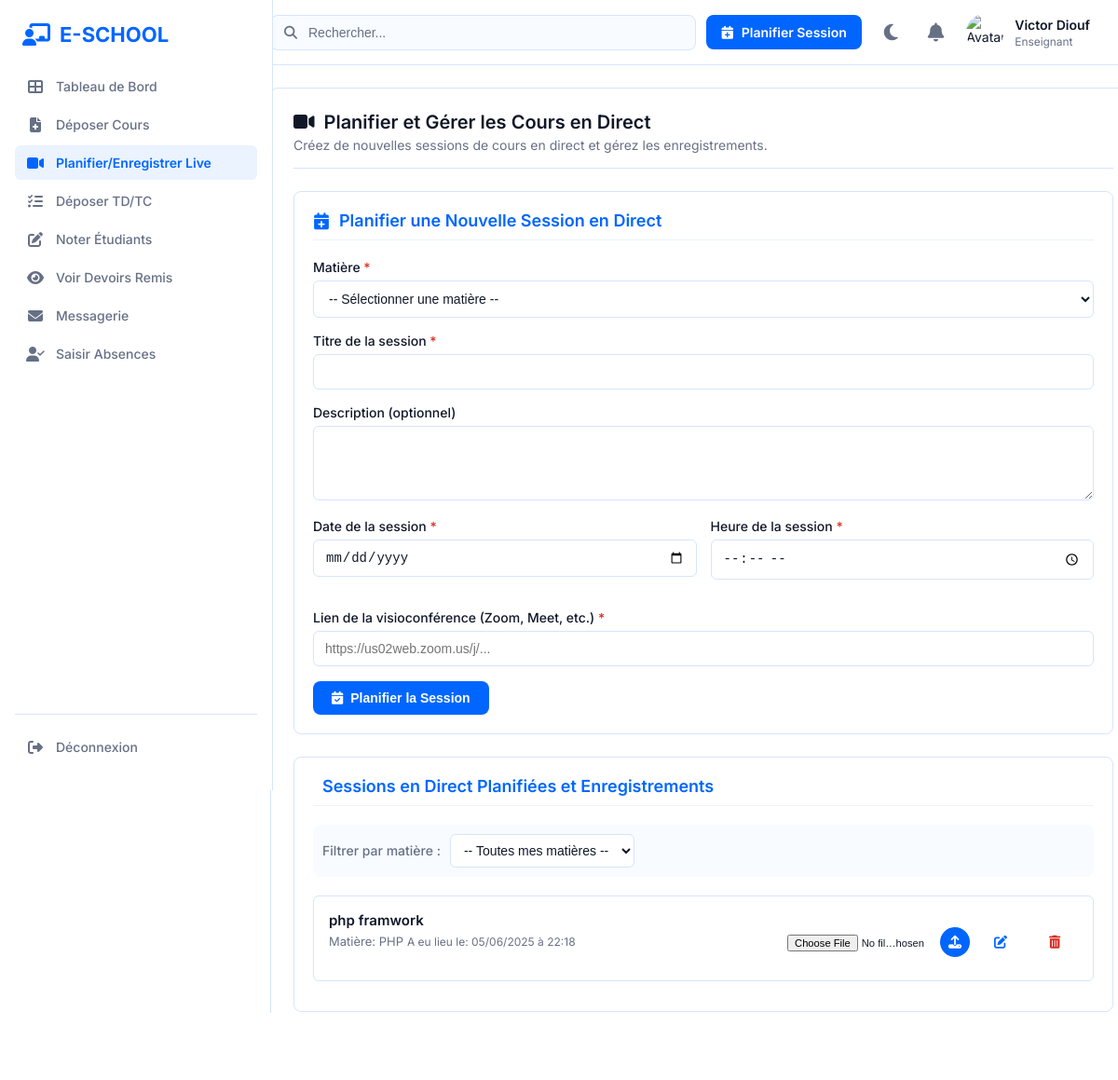
/dashboard/enseignant/enregistrer_cours.php, run on the app's committed database.
### tables this page shows
CREATE TABLE IF NOT EXISTS `utilisateurs` (
  `id` int NOT NULL AUTO_INCREMENT,
  `nom` varchar(100) DEFAULT NULL,
  `prenom` varchar(100) DEFAULT NULL,
  `email` varchar(100) DEFAULT NULL,
  `mot_de_passe` varchar(255) DEFAULT NULL,
  `role` enum('admin','etudiant','enseignant') DEFAULT NULL,
  `photo` varchar(255) DEFAULT NULL,
  `date_inscription` datetime DEFAULT CURRENT_TIMESTAMP,
  PRIMARY KEY (`id`),
  UNIQUE KEY `email` (`email`)
);

CREATE TABLE IF NOT EXISTS `cours_en_ligne` (
  `id` int NOT NULL AUTO_INCREMENT,
  `id_matiere` int DEFAULT NULL,
  `id_enseignant` int DEFAULT NULL,
  `lien_visionnage` text,
  `fichier_video` varchar(255) DEFAULT NULL,
  `titre` varchar(255) DEFAULT NULL,
  `description` text,
  `date_cours` datetime DEFAULT NULL,
  PRIMARY KEY (`id`),
  KEY `id_matiere` (`id_matiere`),
  KEY `id_enseignant` (`id_enseignant`)
);

CREATE TABLE IF NOT EXISTS `matieres` (
  `id` int NOT NULL AUTO_INCREMENT,
  `nom_matiere` varchar(100) DEFAULT NULL,
  `code_matiere` varchar(20) DEFAULT NULL,
  `id_enseignant` int DEFAULT NULL,
  `id_classe` int DEFAULT NULL,
  PRIMARY KEY (`id`),
  KEY `id_enseignant` (`id_enseignant`),
  KEY `id_classe` (`id_classe`)
);

### dashboard/enseignant/enregistrer_cours.php (the view, shortened to what this page needs)
<?php
$database = new Database();
$conn = $database->connect();
function get_enseignant_info_for_live($db_conn, $id_enseignant_table) {
    $stmt = $db_conn->prepare("SELECT u.nom, u.prenom, u.photo FROM enseignants ens JOIN utilisateurs u ON ens.id_utilisateur = u.id WHERE ens.id = :id_enseignant");
    $stmt->bindParam(':id_enseignant', $id_enseignant_table, PDO::PARAM_INT);
    $stmt->execute();
    return $stmt->fetch(PDO::FETCH_ASSOC);
}
function get_sessions_live_planifiees($db_conn, $id_enseignant, $id_matiere_filter = null) {
    $sql = "SELECT cel.id, cel.titre, cel.description, cel.lien_visionnage, cel.fichier_video, cel.date_cours, m.nom_matiere
            FROM cours_en_ligne cel
            JOIN matieres m ON cel.id_matiere = m.id
            WHERE cel.id_enseignant = :id_enseignant ";
    $params = [':id_enseignant' => $id_enseignant];
    $sql .= " ORDER BY cel.date_cours DESC";
    $stmt = $db_conn->prepare($sql);
    $stmt->execute($params);
    return $stmt->fetchAll(PDO::FETCH_ASSOC);
}
$enseignant_info_page = get_enseignant_info_for_live($conn, SIMULATED_ENSEIGNANT_ID_LIVE);
$enseignant_avatar = !empty($enseignant_info_page['photo']) ? '../../uploads/profiles/' . htmlspecialchars($enseignant_info_page['photo']) : '../../assets/images/default_avatar_teacher.png';
$enseignant_nom_complet = htmlspecialchars($enseignant_info_page['prenom'] . ' ' . $enseignant_info_page['nom']);
$selected_matiere_id_filter_list = isset($_GET['id_matiere_filter']) ? (int)$_GET['id_matiere_filter'] : null;
$sessions_planifiees = get_sessions_live_planifiees($conn, SIMULATED_ENSEIGNANT_ID_LIVE, $selected_matiere_id_filter_list);
$current_page = basename($_SERVER['PHP_SELF']);
?>
<!DOCTYPE html>
<html lang="fr">
<head>
    <link rel="stylesheet" href="../../assets/css/style.css">
    <link rel="stylesheet" href="https://cdnjs.cloudflare.com/ajax/libs/font-awesome/6.2.0/css/all.min.css">
</head>
<body>
    <div class="dashboard-container">
         <aside class="sidebar">
            <div class="sidebar-logo"><i class="fas fa-chalkboard-teacher logo-icon"></i> E-SCHOOL</div>
            <nav class="sidebar-nav">
                <ul>
                    <li><a href="index.php"><i class="fas fa-th-large"></i> Tableau de Bord</a></li>
                    <li><a href="deposer_cours.php"><i class="fas fa-file-medical"></i> Déposer Cours</a></li>
                    <li><a href="enregistrer_cours.php" class="<?php echo ($current_page == 'enregistrer_cours.php') ? 'active' : ''; ?>"><i class="fas fa-video"></i> Planifier/Enregistrer Live</a></li>
                    <li><a href="deposer_td.php"><i class="fas fa-tasks"></i> Déposer TD/TC</a></li>
                    <li><a href="noter_etudiants.php"><i class="fas fa-edit"></i> Noter Étudiants</a></li>
                    <li><a href="voir_devoirs.php"><i class="fas fa-eye"></i> Voir Devoirs Remis</a></li>
                    <li><a href="messagerie.php"><i class="fas fa-envelope"></i> Messagerie</a></li>
                    <li><a href="saisie_absences.php"><i class="fas fa-user-check"></i> Saisir Absences</a></li>
                </ul>
            </nav>
            <div class="sidebar-nav logout-link"><ul><li><a href="../../logout.php"><i class="fas fa-sign-out-alt"></i> Déconnexion</a></li></ul></div>
        </aside>
        <div class="main-wrapper">
            <header class="top-bar">
                <div class="search-bar"><i class="fas fa-search"></i><input type="text" placeholder="Rechercher..."></div>
                <div class="top-bar-actions">
                    <a href="enregistrer_cours.php" class="btn-add-new"><i class="fas fa-calendar-plus"></i> Planifier Session</a>
                    <a href="#" class="icon-btn" id="theme-toggle" title="Changer de thème"><i class="fas fa-moon"></i></a>
                    <a href="#" class="icon-btn" title="Notifications"><i class="fas fa-bell"></i></a>
                    <div class="user-profile-widget">
                        <img src="<?php echo $enseignant_avatar; ?>" alt="Avatar de <?php echo $enseignant_nom_complet; ?>">
                        <div class="user-info"><span class="user-name"><?php echo $enseignant_nom_complet; ?></span><span class="user-role">Enseignant</span></div>
                    </div>
                </div>
            </header>
            <main class="content-area">
                <div class="main-column">
                     <div class="page-container">
                        <div class="page-header">
                            <h2><i class="fas fa-video"></i> Planifier et Gérer les Cours en Direct</h2>
                            <p>Créez de nouvelles sessions de cours en direct et gérez les enregistrements.</p>
                        </div>
                        <div class="form-section-container">
                            <h3><i class="fas fa-calendar-plus"></i> Planifier une Nouvelle Session en Direct</h3>
                            <form action="enregistrer_cours.php<?php echo $selected_matiere_id_filter_list ? '?id_matiere_filter='.$selected_matiere_id_filter_list : ''; ?>" method="POST">
                                <div class="form-group">
                                    <label for="id_matiere_live">Matière <span style="color:red;">*</span></label>
                                    <select name="id_matiere_live" id="id_matiere_live" required>
                                        <option value="">-- Sélectionner une matière --</option>
                                    </select>
                                </div>
                                <div class="form-group">
                                    <label for="titre_session_live">Titre de la session <span style="color:red;">*</span></label>
                                    <input type="text" id="titre_session_live" name="titre_session_live" required value="<?php echo isset($_POST['titre_session_live']) ? htmlspecialchars($_POST['titre_session_live']) : ''; ?>">
                                </div>
                                <div class="form-group">
                                    <label for="description_session_live">Description (optionnel)</label>
                                    <textarea id="description_session_live" name="description_session_live" rows="3"></textarea>
                                </div>
                                <div style="display:flex; flex-wrap:wrap; gap: 15px; margin-bottom:16px;">
                                    <div class="form-group" style="flex:1; min-width: 200px;">
                                        <label for="date_session_live">Date de la session <span style="color:red;">*</span></label>
                                        <input type="date" id="date_session_live" name="date_session_live" required min="<?php echo date('Y-m-d'); ?>" value="<?php echo isset($_POST['date_session_live']) ? htmlspecialchars($_POST['date_session_live']) : ''; ?>">
                                    </div>
                                    <div class="form-group" style="flex:1; min-width: 150px;">
                                        <label for="heure_session_live">Heure de la session <span style="color:red;">*</span></label>
                                        <input type="time" id="heure_session_live" name="heure_session_live" required value="<?php echo isset($_POST['heure_session_live']) ? htmlspecialchars($_POST['heure_session_live']) : ''; ?>">
                                    </div>
                                </div>
                                <div class="form-group">
                                    <label for="lien_visioconference">Lien de la visioconférence (Zoom, Meet, etc.) <span style="color:red;">*</span></label>
                                    <input type="url" id="lien_visioconference" name="lien_visioconference" placeholder="https://us02web.zoom.us/j/..." required value="<?php echo isset($_POST['lien_visioconference']) ? htmlspecialchars($_POST['lien_visioconference']) : ''; ?>">
                                </div>
                                <button type="submit" name="submit_session_live" class="btn-submit-form">
                                    <i class="fas fa-calendar-check"></i> Planifier la Session
                                </button>
                            </form>
                        </div>
                        <div class="resource-list-container">
                            <h3><i class="fas fa-list-video"></i> Sessions en Direct Planifiées et Enregistrements</h3>
                             <form method="GET" action="enregistrer_cours.php" class="filter-form">
                                <div class="form-group" style="display:flex; align-items:center; gap:10px; margin-bottom:0;">
                                    <label for="id_matiere_filter" style="margin-bottom:0;">Filtrer par matière :</label>
                                    <select name="id_matiere_filter" id="id_matiere_filter" onchange="this.form.submit()">
                                        <option value="">-- Toutes mes matières --</option>
                                    </select>
                                </div>
                            </form>
                            <?php if (empty($sessions_planifiees)): ?>
                                <p class="no-data-message">Aucune session planifiée ou enregistrée <?php echo $selected_matiere_id_filter_list ? 'pour cette matière' : ''; ?>.</p>
                            <?php else: ?>
                                <?php foreach ($sessions_planifiees as $session):
                                    $is_past_session = strtotime($session['date_cours']) < time();
                                ?>
                                <div class="ressource-item">
                                    <div class="ressource-info">
                                        <span class="titre"><?php echo htmlspecialchars($session['titre']); ?></span>
                                        <span class="description">Matière: <?php echo htmlspecialchars($session['nom_matiere']); ?></span>
                                        <span class="date-session">
                                            <?php if ($is_past_session) echo "A eu lieu le: "; else echo "Prévu le: "; ?>
                                            <?php echo date('d/m/Y à H:i', strtotime($session['date_cours'])); ?>
                                        </span>
                                    </div>
                                    <div class="ressource-actions">
                                        <?php if ($is_past_session && empty($session['fichier_video'])): ?>
                                            <form action="enregistrer_cours.php<?php echo $selected_matiere_id_filter_list ? '?id_matiere_filter='.$selected_matiere_id_filter_list : ''; ?>" method="POST" enctype="multipart/form-data" class="form-upload-video">
                                                <input type="file" name="fichier_enregistrement_video" id="fichier_enregistrement_video_<?php echo $session['id']; ?>" required title="Choisir l'enregistrement vidéo">
                                                <button type="submit" name="submit_enregistrement_video" class="btn-action-icon btn-upload-video" title="Uploader l'enregistrement"><i class="fas fa-upload"></i></button>
                                            </form>
                                        <?php endif; ?>
                                        <a href="modifier_session_live.php?id_session=<?php echo $session['id']; ?>" class="btn-action-icon btn-edit" title="Modifier"><i class="fas fa-edit"></i></a>
                                        <a href="supprimer_session_live.php?id_session=<?php echo $session['id']; ?>&id_matiere_filter=<?php echo $selected_matiere_id_filter_list; ?>"
                                           class="btn-action-icon btn-delete" title="Supprimer"
                                           onclick="return confirm('Êtes-vous sûr de vouloir supprimer cette session ?');">
                                           <i class="fas fa-trash-alt"></i>
                                        </a>
                                    </div>
                                </div>
                                <?php endforeach; ?>
                            <?php endif; ?>
                        </div>
                    </div>
                </div>
            </main>
        </div>
    </div>
</body>
</html>

### data on the page
utilisateurs: enseignant_nom_complet "Victor Diouf"
cours_en_ligne: titre "php framwork", id_matiere.nom_matiere "PHP", shows "A eu lieu le:", date_cours "05/06/2025 à 22:18"
